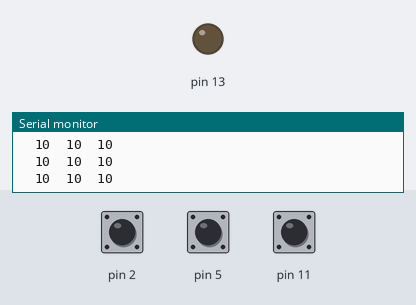
A sketch run on a simulated Arduino Uno, built with avr-gcc and run on an emulated ATmega328P. On the bench: output pins drawn as LEDs (lit = HIGH), the last lines printed to the serial monitor. The inputs (shaded band) are chosen by the test bench; at power-on: pin 2 HIGH, pin 5 HIGH, pin 11 HIGH.

Above: at 1.2 s.
1.3 s: pin 2 pulled LOW for 0.15 s
At 1.43 s:
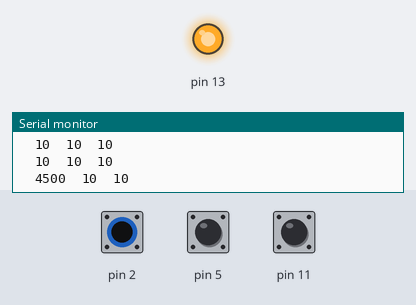
3.0 s: pin 2 pulled LOW for 3.2 s
At 7.2 s:
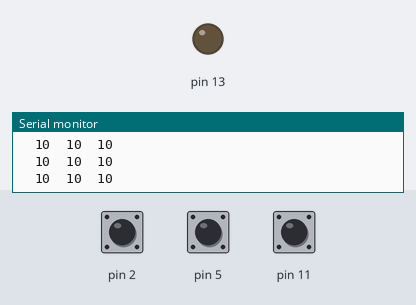
7.7 s: pin 5 pulled LOW for 3.2 s
At 8.3 s:
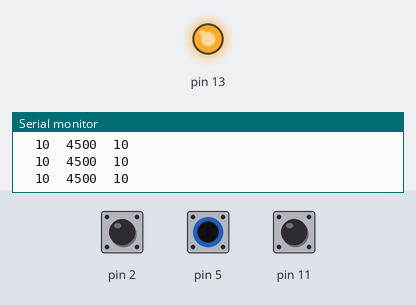
Timing chart, 0 to 12.5 s (numbered marks = the images above; inputs shaded):
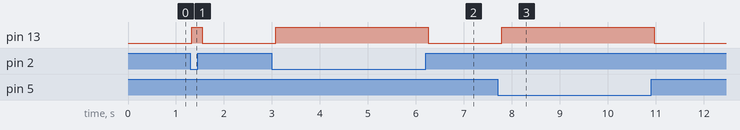

The sketch:

grimoire_capa.ino
```cpp
#include <CapacitiveSensor.h>

/*
   CapitiveSense Library Demo Sketch
   Paul Badger qq2008
   Uses a high value resistor e.g. 10 megohm between send pin and receive pin
   Resistor effects sensitivity, experiment with values, 50 kilohm - 50 megohm. Larger resistor values yield larger sensor values.
   Receive pin is the sensor pin - try different amounts of foil/metal on this pin
   Best results are obtained if sensor foil and wire is covered with an insulator such as paper or plastic sheet
*/

int sensi = 20 ;
CapacitiveSensor   cs_9_2 = CapacitiveSensor(9, 2);       // 10 megohm resistor between pins 4 & 2, pin 2 is sensor pin, add wire, foil
CapacitiveSensor   cs_9_5 = CapacitiveSensor(9, 5);       // 10 megohm resistor between pins 4 & 6, pin 6 is sensor pin, add wire, foil
CapacitiveSensor   cs_9_11 = CapacitiveSensor(9, 11);       // 10 megohm resistor between pins 4 & 8, pin 8 is sensor pin, add wire, foil

void setup()
{
  pinMode(13, OUTPUT);
  //cs_9_2.set_CS_AutocaL_Millis(0xFFFFFFFF);     // turn off autocalibrate on channel 1 - just as an example
  Serial.begin(9600);

}

void loop()
{
  long start = millis();
  long total1 =  cs_9_2.capacitiveSensor(30);
  long total2 =  cs_9_5.capacitiveSensor(30);
  long total3 =  cs_9_11.capacitiveSensor(30);

  //Serial.print(millis() - start);        // check on performance in milliseconds
  Serial.print("\t");                    // tab character for debug window spacing

  Serial.print(total1);                  // print sensor output 1
  Serial.print("\t");
  Serial.print(total2);                  // print sensor output 2
  Serial.print("\t");
  Serial.println(total3);                // print sensor output 3

  if (total1 > sensi || total2 > sensi || total3 > sensi) {
    digitalWrite(13, HIGH);
  }
  else {
    digitalWrite(13, LOW);
  }


  delay(100);                             // arbitrary delay to limit data to serial port
}
```

Measured:
- after the input at 1.3 s, pin 13: LOW → HIGH at once, → LOW 0.22 s later
- after the input at 3.0 s, pin 13: LOW → HIGH after 0.07 s, → LOW 3.2 s later
- after the input at 7.7 s, pin 13: LOW → HIGH after 0.08 s, → LOW 3.2 s later
